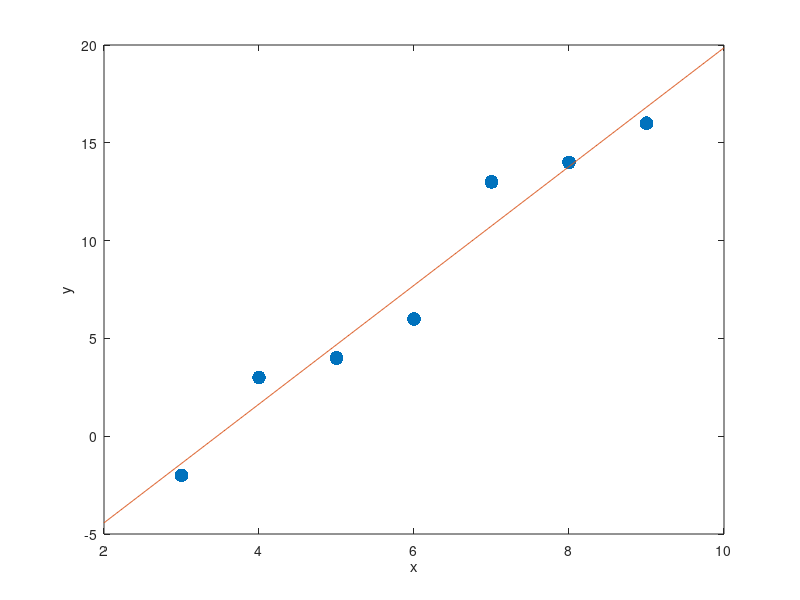

MATLAB code for this plot:
clearvars %clear all variables
close all %close all figures
x = 3:9;
y = [-2 3 4 6 13 14 16];
plot(x,y,'.','markersize',30)
xlabel('x') %label the x axis
ylabel('y') %label the y axis

% First we fit a line to this data
n = numel(x); %number of elements in x
A = [ones(n,1) x'] %create the matrix for the regression
coeff = A\y' %compute the coefficients by least squares 
xplot = 2:0.01:10; %points where we want to evaluate fitted model
yfit = coeff(1) + coeff(2)*xplot; %fitted model 
hold on %don't erase the points 
plot(xplot,yfit,'-') %plot the linear fit